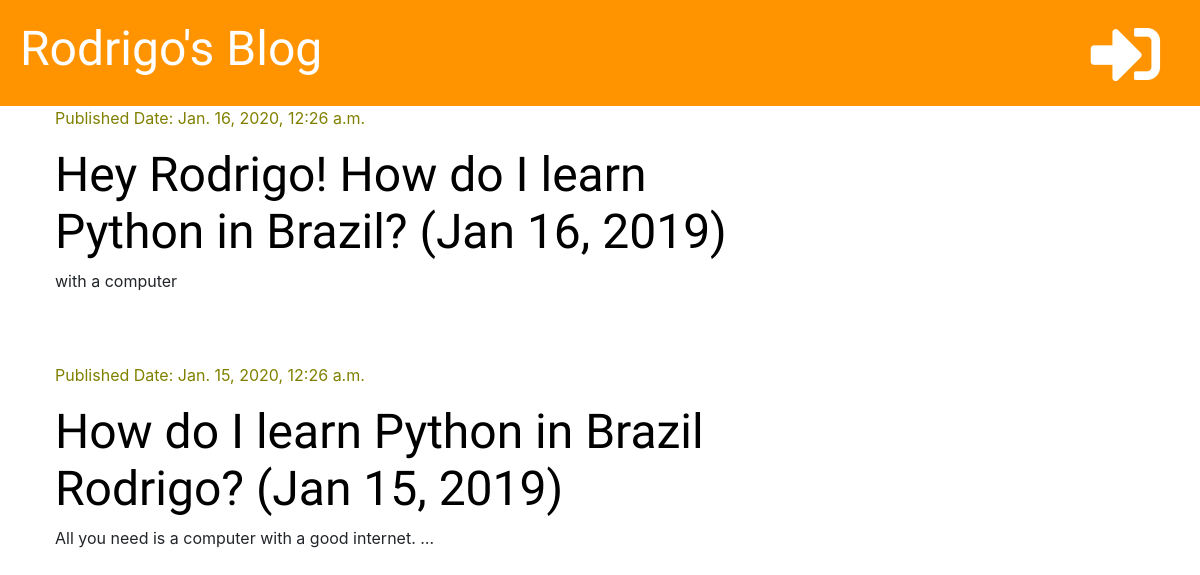
The app's page /, older data.
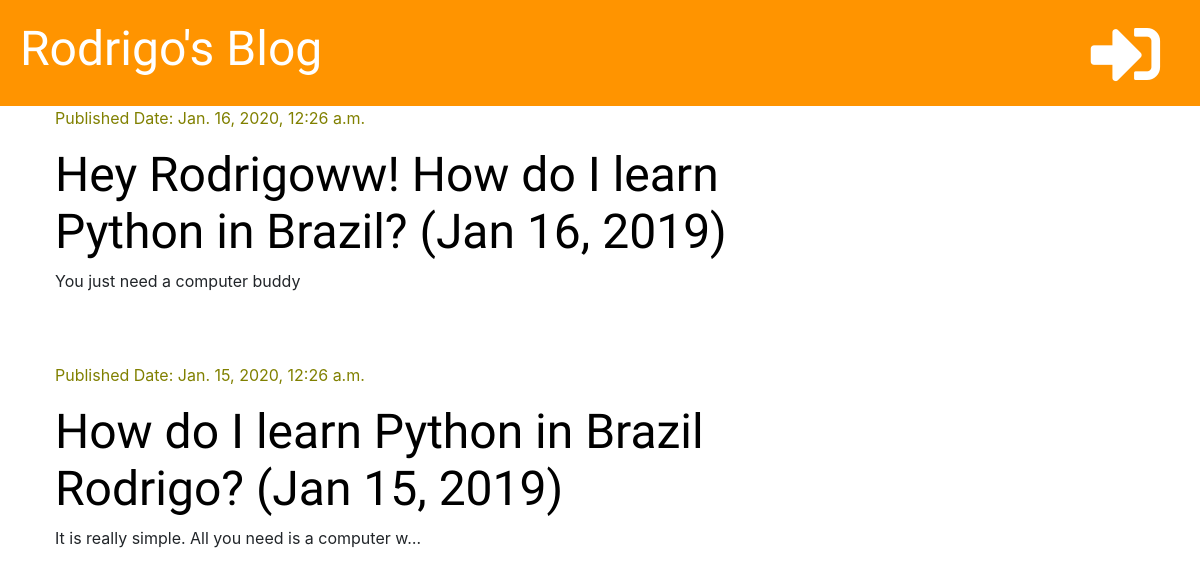
The same page, newer data.
### project/models.py (models this page shows, shortened)
class Post(models.Model):
    author = models.ForeignKey('auth.User', on_delete=models.CASCADE)
    title = models.CharField(max_length=200)
    text = models.TextField()
    created_date = models.DateTimeField(default=timezone.now)
    published_date = models.DateTimeField(blank=True, null=True)

### project/views.py (the view)
# urls.py: path('', views.post_list, name='post_list'),
def post_list(request):
    posts = Post.objects.filter(published_date__lte=timezone.now()).order_by('-published_date')
    stuff_for_frontend = {'posts': posts}
    return render(request, 'project/post_list.html', stuff_for_frontend)

### project/templates/project/post_list.html (shortened to what this page needs)
{% extends 'project/base.html' %}
{% block content %}
    {% for post in posts %}
        <div class='post'>
            <div class='date'>
                <p>Published Date: {{ post.published_date }}</p>
            </div>
                <h1><a href="{% url 'post_detail' pk=post.pk %}">{{ post.title }}</a></h1>
                <p>{{ post.text|truncatechars:50|linebreaksbr }}</p>
        </div>
    {% endfor %}
{% endblock %}

Row changes from the older to the newer data that the page shows:
changed Post: title "Hey Rodrigo! How do I learn Python in Brazil? (Jan 16, 2019)" → "Hey Rodrigoww! How do I learn Python in Brazil? (Jan 16, 2019)"; text "with a computer" → "You just need a computer buddy"
changed Post: text "All you need is a computer with a good internet. …" → "It is really simple. All you need is a computer w…"
